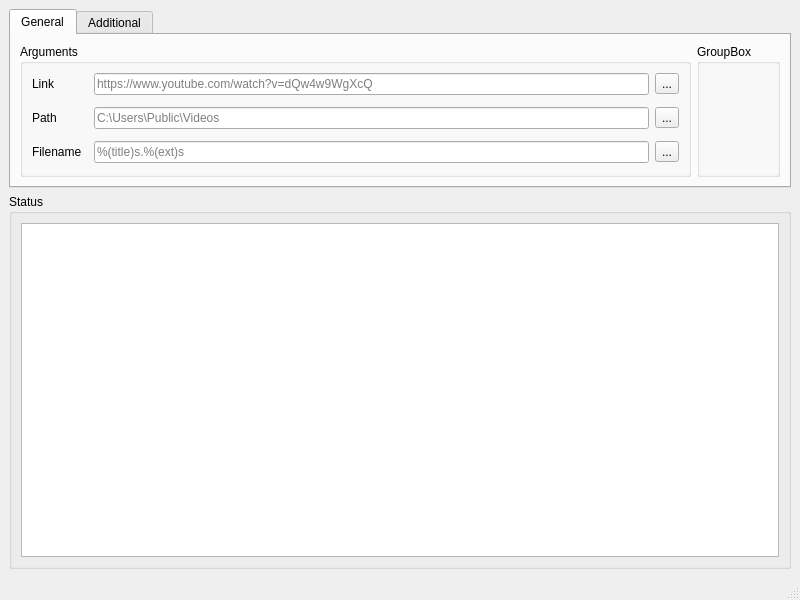
<?xml version="1.0" encoding="UTF-8"?>
<ui version="4.0">
 <class>MainWindow</class>
 <widget class="QMainWindow" name="MainWindow">
  <property name="geometry">
   <rect>
    <x>0</x>
    <y>0</y>
    <width>800</width>
    <height>600</height>
   </rect>
  </property>
  <property name="windowTitle">
   <string>MainWindow</string>
  </property>
  <widget class="QWidget" name="centralwidget">
   <layout class="QVBoxLayout" name="verticalLayout">
    <item>
     <widget class="QTabWidget" name="tab_main">
      <property name="sizePolicy">
       <sizepolicy hsizetype="Expanding" vsizetype="Preferred">
        <horstretch>0</horstretch>
        <verstretch>0</verstretch>
       </sizepolicy>
      </property>
      <property name="currentIndex">
       <number>0</number>
      </property>
      <widget class="QWidget" name="tab_1">
       <attribute name="title">
        <string>General</string>
       </attribute>
       <layout class="QHBoxLayout" name="horizontalLayout">
        <item>
         <widget class="QGroupBox" name="grb_arguments">
          <property name="title">
           <string>Arguments</string>
          </property>
          <layout class="QFormLayout" name="formLayout">
           <property name="horizontalSpacing">
            <number>12</number>
           </property>
           <property name="verticalSpacing">
            <number>12</number>
           </property>
           <item row="0" column="0">
            <widget class="QLabel" name="lbl_link">
             <property name="text">
              <string>Link</string>
             </property>
            </widget>
           </item>
           <item row="0" column="1">
            <widget class="QWidget" name="wgt_link" native="true">
             <layout class="QHBoxLayout" name="horizontalLayout_2">
              <property name="leftMargin">
               <number>0</number>
              </property>
              <property name="topMargin">
               <number>0</number>
              </property>
              <property name="rightMargin">
               <number>0</number>
              </property>
              <property name="bottomMargin">
               <number>0</number>
              </property>
              <item>
               <widget class="QLineEdit" name="txt_link">
                <property name="placeholderText">
                 <string>https://www.youtube.com/watch?v=dQw4w9WgXcQ</string>
                </property>
               </widget>
              </item>
              <item>
               <widget class="QToolButton" name="btn_link">
                <property name="text">
                 <string>...</string>
                </property>
               </widget>
              </item>
             </layout>
            </widget>
           </item>
           <item row="1" column="0">
            <widget class="QLabel" name="lbl_path">
             <property name="text">
              <string>Path</string>
             </property>
            </widget>
           </item>
           <item row="1" column="1">
            <widget class="QWidget" name="wgt_path" native="true">
             <layout class="QHBoxLayout" name="horizontalLayout_4">
              <property name="leftMargin">
               <number>0</number>
              </property>
              <property name="topMargin">
               <number>0</number>
              </property>
              <property name="rightMargin">
               <number>0</number>
              </property>
              <property name="bottomMargin">
               <number>0</number>
              </property>
              <item>
               <widget class="QLineEdit" name="txt_path">
                <property name="placeholderText">
                 <string>C:\Users\Public\Videos</string>
                </property>
               </widget>
              </item>
              <item>
               <widget class="QToolButton" name="btn_path">
                <property name="text">
                 <string>...</string>
                </property>
               </widget>
              </item>
             </layout>
            </widget>
           </item>
           <item row="2" column="0">
            <widget class="QLabel" name="lbl_filename">
             <property name="text">
              <string>Filename</string>
             </property>
            </widget>
           </item>
           <item row="2" column="1">
            <widget class="QWidget" name="wgt_filename" native="true">
             <layout class="QHBoxLayout" name="horizontalLayout_5">
              <property name="leftMargin">
               <number>0</number>
              </property>
              <property name="topMargin">
               <number>0</number>
              </property>
              <property name="rightMargin">
               <number>0</number>
              </property>
              <property name="bottomMargin">
               <number>0</number>
              </property>
              <item>
               <widget class="QLineEdit" name="txt_filename">
                <property name="placeholderText">
                 <string>%(title)s.%(ext)s</string>
                </property>
               </widget>
              </item>
              <item>
               <widget class="QToolButton" name="btn_filename">
                <property name="text">
                 <string>...</string>
                </property>
               </widget>
              </item>
             </layout>
            </widget>
           </item>
          </layout>
         </widget>
        </item>
        <item>
         <widget class="QGroupBox" name="groupBox">
          <property name="title">
           <string>GroupBox</string>
          </property>
         </widget>
        </item>
       </layout>
      </widget>
      <widget class="QWidget" name="tab_2">
       <attribute name="title">
        <string>Additional</string>
       </attribute>
      </widget>
     </widget>
    </item>
    <item>
     <widget class="QGroupBox" name="grb_status">
      <property name="title">
       <string>Status</string>
      </property>
      <layout class="QVBoxLayout" name="verticalLayout_2">
       <item>
        <widget class="QTreeView" name="trv_status"/>
       </item>
      </layout>
     </widget>
    </item>
   </layout>
  </widget>
  <widget class="QMenuBar" name="menubar">
   <property name="geometry">
    <rect>
     <x>0</x>
     <y>0</y>
     <width>800</width>
     <height>21</height>
    </rect>
   </property>
  </widget>
  <widget class="QStatusBar" name="statusbar"/>
 </widget>
 <resources/>
 <connections/>
</ui>
